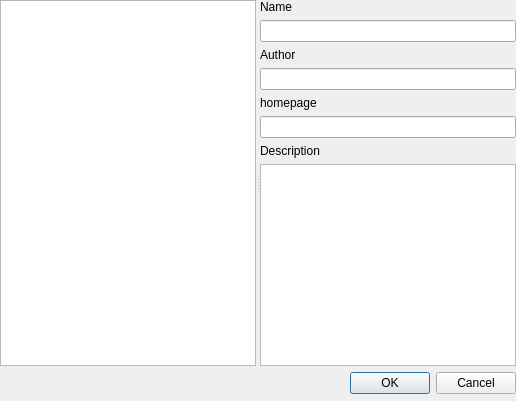
<?xml version="1.0" encoding="UTF-8"?>
<ui version="4.0">
 <class>Dialog</class>
 <widget class="QDialog" name="Dialog">
  <property name="geometry">
   <rect>
    <x>0</x>
    <y>0</y>
    <width>516</width>
    <height>401</height>
   </rect>
  </property>
  <property name="windowTitle">
   <string>Dialog</string>
  </property>
  <widget class="QWidget" name="layoutWidget">
   <property name="geometry">
    <rect>
     <x>0</x>
     <y>0</y>
     <width>516</width>
     <height>394</height>
    </rect>
   </property>
   <layout class="QVBoxLayout" name="verticalLayout_2">
    <item>
     <widget class="QSplitter" name="splitter">
      <property name="orientation">
       <enum>Qt::Horizontal</enum>
      </property>
      <widget class="QListWidget" name="listWidget">
       <property name="sizePolicy">
        <sizepolicy hsizetype="Preferred" vsizetype="Expanding">
         <horstretch>0</horstretch>
         <verstretch>0</verstretch>
        </sizepolicy>
       </property>
      </widget>
      <widget class="QWidget" name="layoutWidget">
       <layout class="QVBoxLayout" name="verticalLayout">
        <item>
         <widget class="QLabel" name="label">
          <property name="text">
           <string>Name</string>
          </property>
         </widget>
        </item>
        <item>
         <widget class="QLineEdit" name="name"/>
        </item>
        <item>
         <widget class="QLabel" name="label_2">
          <property name="text">
           <string>Author</string>
          </property>
         </widget>
        </item>
        <item>
         <widget class="QLineEdit" name="author"/>
        </item>
        <item>
         <widget class="QLabel" name="label_3">
          <property name="text">
           <string>homepage</string>
          </property>
         </widget>
        </item>
        <item>
         <widget class="QLineEdit" name="homepage"/>
        </item>
        <item>
         <widget class="QLabel" name="label_4">
          <property name="text">
           <string>Description</string>
          </property>
         </widget>
        </item>
        <item>
         <widget class="QTextBrowser" name="description"/>
        </item>
       </layout>
      </widget>
     </widget>
    </item>
    <item>
     <layout class="QHBoxLayout" name="horizontalLayout">
      <item>
       <spacer name="horizontalSpacer">
        <property name="orientation">
         <enum>Qt::Horizontal</enum>
        </property>
        <property name="sizeHint" stdset="0">
         <size>
          <width>40</width>
          <height>20</height>
         </size>
        </property>
       </spacer>
      </item>
      <item>
       <widget class="QDialogButtonBox" name="buttonBox">
        <property name="orientation">
         <enum>Qt::Horizontal</enum>
        </property>
        <property name="standardButtons">
         <set>QDialogButtonBox::Cancel|QDialogButtonBox::Ok</set>
        </property>
       </widget>
      </item>
     </layout>
    </item>
   </layout>
  </widget>
 </widget>
 <resources/>
 <connections>
  <connection>
   <sender>buttonBox</sender>
   <signal>accepted()</signal>
   <receiver>Dialog</receiver>
   <slot>accept()</slot>
   <hints>
    <hint type="sourcelabel">
     <x>248</x>
     <y>254</y>
    </hint>
    <hint type="destinationlabel">
     <x>157</x>
     <y>274</y>
    </hint>
   </hints>
  </connection>
  <connection>
   <sender>buttonBox</sender>
   <signal>rejected()</signal>
   <receiver>Dialog</receiver>
   <slot>reject()</slot>
   <hints>
    <hint type="sourcelabel">
     <x>316</x>
     <y>260</y>
    </hint>
    <hint type="destinationlabel">
     <x>286</x>
     <y>274</y>
    </hint>
   </hints>
  </connection>
 </connections>
</ui>
